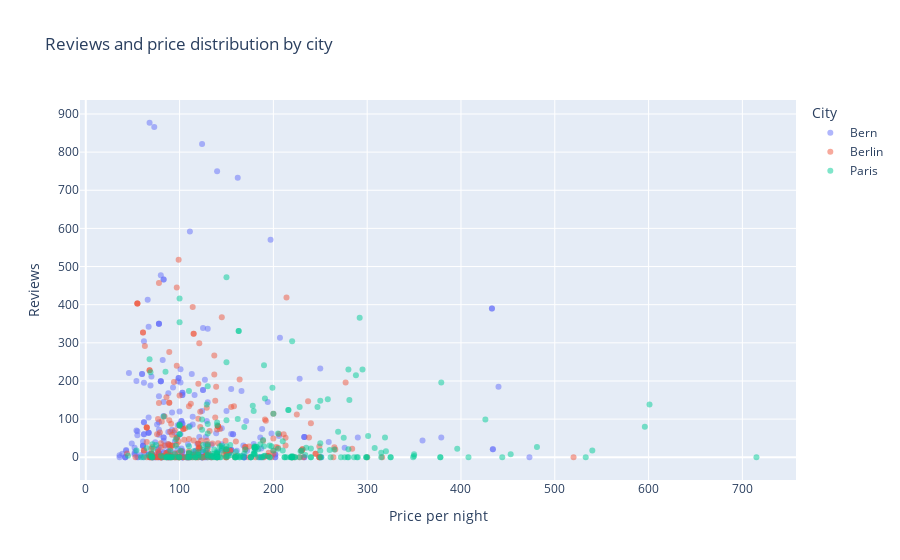

Notebook code cell kept with this figure:
### Code cell
reviews_price_distribution = px.scatter(
    data_frame=airbnb_data,
    x="price_per_night",
    y="reviews",
    hover_data=["city", "rating", "category"],
    hover_name="name",
    color="city",
    opacity=0.5,
    title="Reviews and price distribution by city",
    labels={"price_per_night": "Price per night", "reviews": "Reviews", "city": "City"},
)

reviews_rating_distribution.write_html(FIG_DIR / "reviews_price_distribution.html")
reviews_rating_distribution.write_image(FIG_DIR / "reviews_price_distribution.png")

reviews_price_distribution.show()

### Figure 1 — Plotly figure (JSON) as saved in the notebook; plotly's stock layout.template omitted (floating-point values rounded to 4 significant figures; data arrays with more than 128 entries replaced by an {"elided": "..."} marker saying what was removed)
{"data": [{"customdata": {"elided": "252x3 mixed values"}, "hovertemplate": "<b>%{hovertext}</b><br><br>City=%{customdata[0]}<br>Price per night=%{x}<br>Reviews=%{y}<br>rating=%{customdata[1]}<br>category=%{customdata[2]}<extra></extra>", "hovertext": {"elided": "252 str values"}, "legendgroup": "Bern", "marker": {"color": "#636efa", "opacity": 0.5, "symbol": "circle"}, "mode": "markers", "name": "Bern", "orientation": "v", "showlegend": true, "type": "scatter", "x": {"elided": "252 int values"}, "xaxis": "x", "y": {"elided": "252 int values"}, "yaxis": "y"}, {"customdata": {"elided": "249x3 mixed values"}, "hovertemplate": "<b>%{hovertext}</b><br><br>City=%{customdata[0]}<br>Price per night=%{x}<br>Reviews=%{y}<br>rating=%{customdata[1]}<br>category=%{customdata[2]}<extra></extra>", "hovertext": {"elided": "249 str values"}, "legendgroup": "Berlin", "marker": {"color": "#EF553B", "opacity": 0.5, "symbol": "circle"}, "mode": "markers", "name": "Berlin", "orientation": "v", "showlegend": true, "type": "scatter", "x": {"elided": "249 int values"}, "xaxis": "x", "y": {"elided": "249 int values"}, "yaxis": "y"}, {"customdata": {"elided": "247x3 mixed values"}, "hovertemplate": "<b>%{hovertext}</b><br><br>City=%{customdata[0]}<br>Price per night=%{x}<br>Reviews=%{y}<br>rating=%{customdata[1]}<br>category=%{customdata[2]}<extra></extra>", "hovertext": {"elided": "247 str values"}, "legendgroup": "Paris", "marker": {"color": "#00cc96", "opacity": 0.5, "symbol": "circle"}, "mode": "markers", "name": "Paris", "orientation": "v", "showlegend": true, "type": "scatter", "x": {"elided": "247 int values"}, "xaxis": "x", "y": {"elided": "247 int values"}, "yaxis": "y"}], "layout": {"legend": {"title": {"text": "City"}, "tracegroupgap": 0}, "title": {"text": "Reviews and price distribution by city"}, "xaxis": {"anchor": "y", "domain": [0, 1], "title": {"text": "Price per night"}}, "yaxis": {"anchor": "x", "domain": [0, 1], "title": {"text": "Reviews"}}}}
